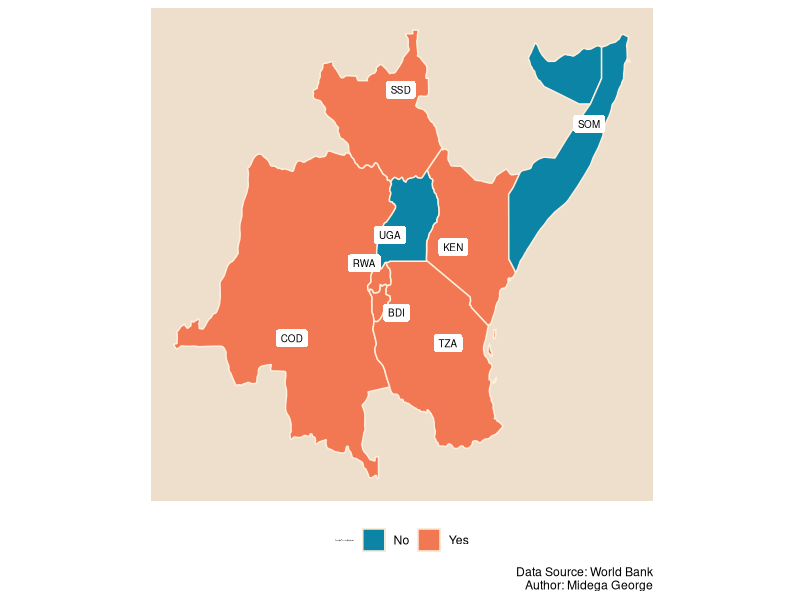

Write the R code that produced this figure.
## ---- chunk 1
library(tidyverse, quietly=TRUE)
library(scales)

females <- read.csv("women_autonomous_decisions.csv", na.strings="..")

females_narrower <- females[, c(1, 3, 4, 7)]
colnames(females_narrower) <- c("name", "region", "code", "response")
females_narrower$region[females_narrower$region == "Congo, Dem. Rep."] <- 
  "Democratic Republic of the Congo"

females_wider <- pivot_wider(females_narrower, names_from=name, 
                             values_from=response)

women_vs_men <- females_wider[, c(1:16)]
colnames(women_vs_men) <- c("region", "code", paste0("Q_", 1:15))
women_vs_men[, ] <- lapply(women_vs_men[,], factor)
## ---- chunk 2
east_africa <- map_data("world", region=unique(women_vs_men$region))
east_data <- left_join(women_vs_men, east_africa, by=c("region"))

labels <- east_data %>%
  group_by(code, group) %>%
  summarise(long=mean(long), lat=mean(lat)) %>%
  distinct(code, group, .keep_all=TRUE)

labels <- labels[-c(3,6,9:11), ]

ggplot(east_data, aes(x=long, y=lat, group=group))+
  coord_fixed(1.5)+
  geom_polygon(aes(fill=Q_1), color="#ffefdb")+
  scale_fill_manual(values=c("#0b84a5", "#f17853"), labels=(c("No", "Yes")), 
                    name="Equality in Passport Application")+
  ggrepel::geom_label_repel(aes(label= code), data= labels, 
                            size=2.5, max.overlaps = 50, label.size=0, 
                            arrow=arrow(length=unit(0.1, 'cm'))) +
  labs(caption=paste0("Data Source: World Bank\n", "Author: Midega George"))+
  theme(axis.text=element_blank(),
        axis.ticks=element_blank(),
        axis.title=element_blank(),
        rect=element_blank(),
        axis.line = element_blank(),
        panel.border = element_blank(),
        panel.grid = element_blank(),
        panel.background = element_rect(fill = "antiquewhite2"),
        legend.position="bottom", legend.title=element_text(size=1))
## ---- chunk 3

